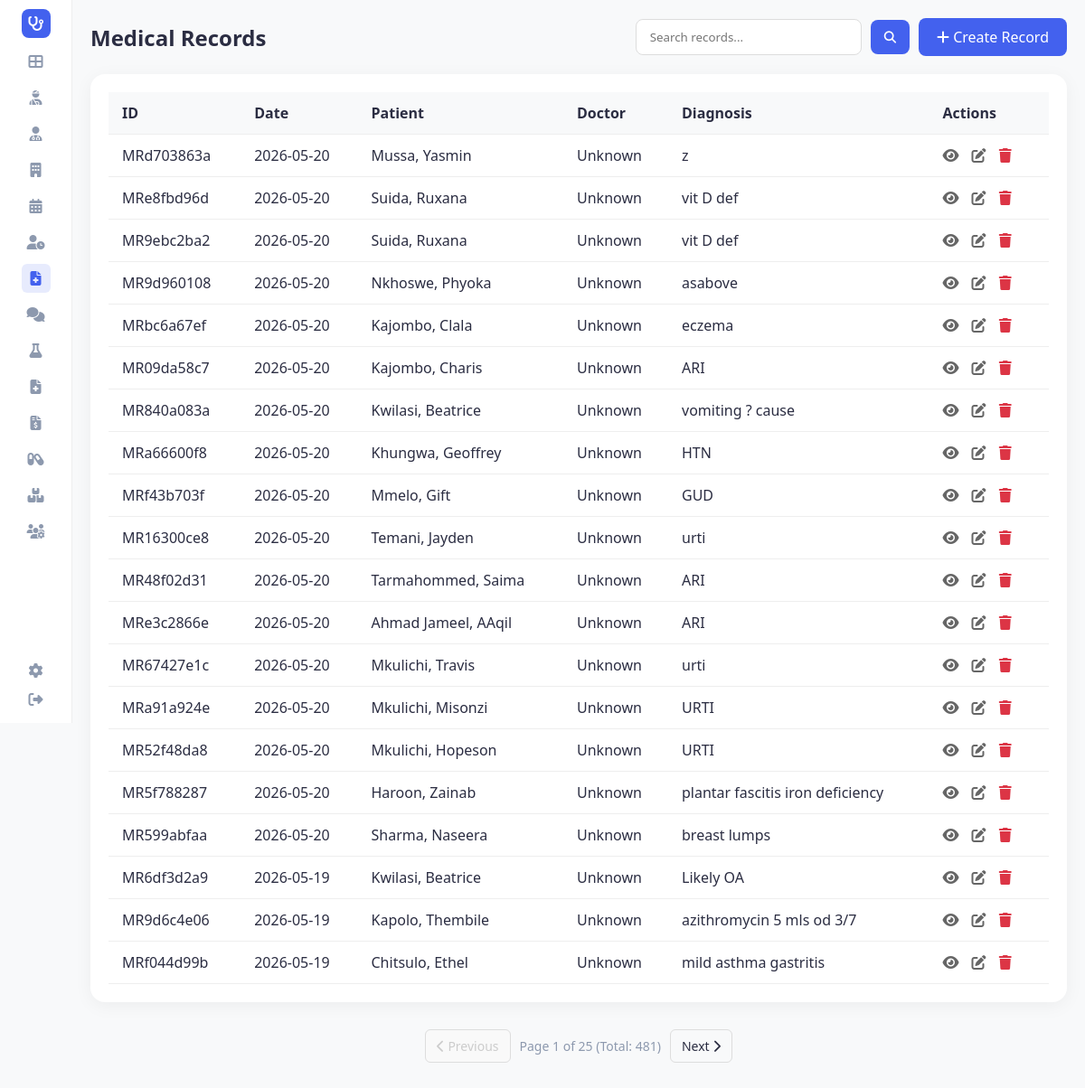
Before: /medical_records (signed in) with the older database file.
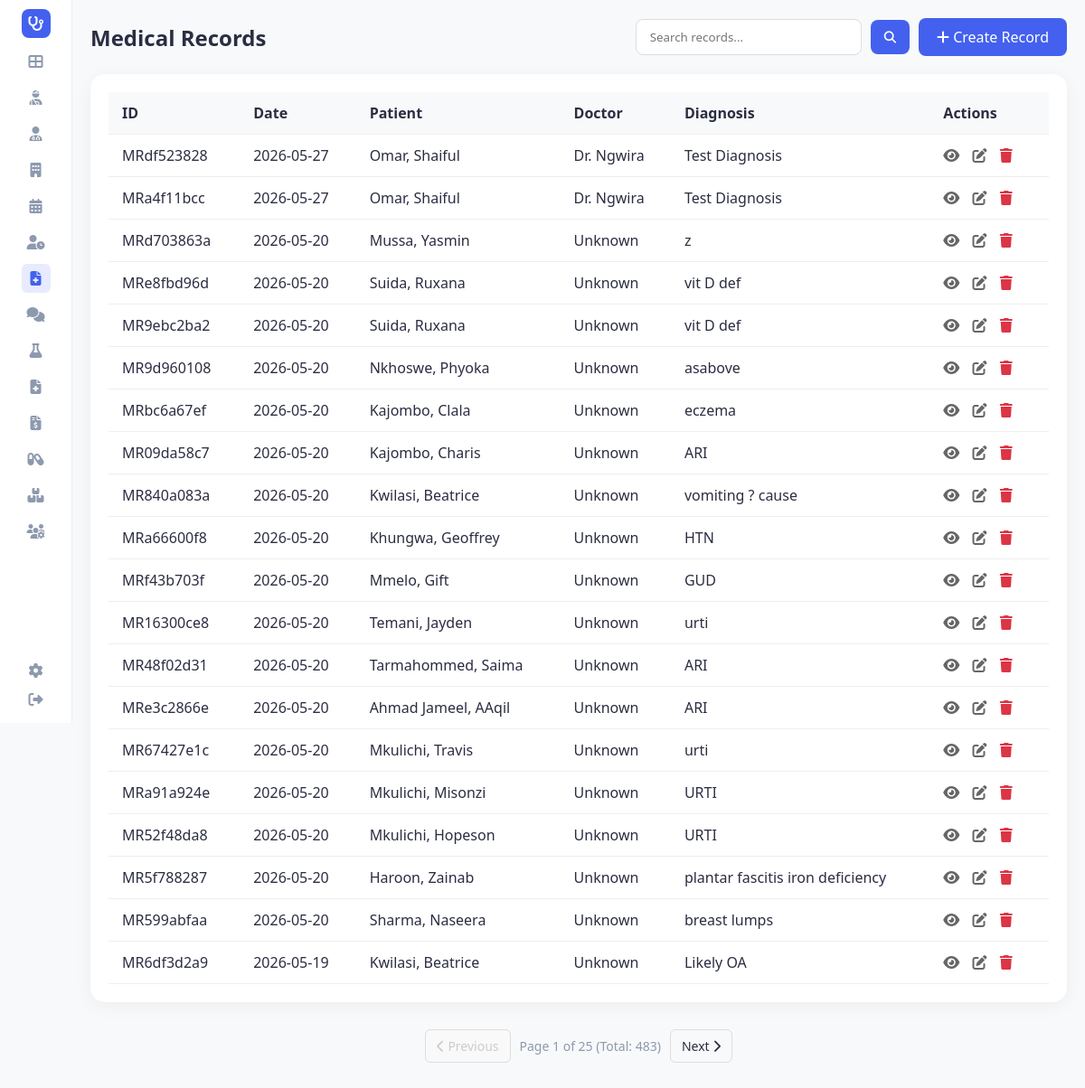
After: the same page with the newer database file.
### tables this page shows
CREATE TABLE medical_records (
                record_id TEXT PRIMARY KEY,
                patient_id TEXT,
                doctor_id TEXT,
                date TEXT,
                consult_reason TEXT,
                diagnosis TEXT,
                treatment TEXT,
                prescriptions TEXT,
                notes TEXT,
                details TEXT, is_deleted INTEGER DEFAULT 0, deleted_at TEXT,
                FOREIGN KEY (patient_id) REFERENCES patients(patient_id),
                FOREIGN KEY (doctor_id) REFERENCES doctors(doctor_id)
            );

### app.py (the view)
@app.route('/medical_records')
def medical_records():
    search_term = request.args.get('search', '').lower().strip()
    page = request.args.get('page', 1, type=int)
    per_page = 20
    conn = hms.db.get_connection()
    cursor = conn.cursor()
    where_clauses = ["1=1"]
    params = []
    if search_term:
        search_parts = search_term.split()
        for part in search_parts:
            where_clauses.append("(mr.record_id LIKE ? OR p.first_name LIKE ? OR p.last_name LIKE ? OR d.last_name LIKE ? OR mr.diagnosis LIKE ?)")
            p_val = f"%{part}%"
            params.extend([p_val, p_val, p_val, p_val, p_val])
    where_sql = " AND ".join(where_clauses)
    count_query = f"""
        SELECT COUNT(*)
        FROM medical_records mr
        LEFT JOIN patients p ON mr.patient_id = p.patient_id
        LEFT JOIN doctors d ON mr.doctor_id = d.doctor_id
        WHERE {where_sql}
    """
    cursor.execute(count_query, params)
    total_count = cursor.fetchone()[0]
    total_pages = (total_count + per_page - 1) // per_page
    query = f"""
        SELECT
            mr.record_id, mr.date, mr.diagnosis, mr.consult_reason,
            p.first_name as p_first, p.last_name as p_last,
            d.last_name as d_last
        FROM medical_records mr
        LEFT JOIN patients p ON mr.patient_id = p.patient_id
        LEFT JOIN doctors d ON mr.doctor_id = d.doctor_id
        WHERE {where_sql}
        ORDER BY mr.date DESC, mr.rowid DESC
        LIMIT ? OFFSET ?
    """
    cursor.execute(query, params + [per_page, (page - 1) * per_page])
    rows = cursor.fetchall()
    conn.close()
    display_list = []
    for row in rows:
        display_list.append({
            'record_id': row['record_id'],
            'date': row['date'],
            'patient_name': f"{row['p_last']}, {row['p_first']}" if row['p_last'] else 'Unknown',
            'doctor_name': f"Dr. {row['d_last']}" if row['d_last'] else 'Unknown',
            'diagnosis': row['diagnosis'],
            'consult_reason': row['consult_reason']
        })
    return render_template('medical_records.html',
                           records=display_list,
                           active_page='medical_records',
                           search_term=search_term,
                           page=page,
                           total_pages=total_pages,
                           total_count=total_count)

### app.py (called while the page is built)
@app.before_request
def require_login():
    allowed_routes = ['login', 'register', 'static']
    if request.endpoint not in allowed_routes and 'user_id' not in session:
        return redirect(url_for('login'))

@app.context_processor
def inject_user():
    username = session.get('username')
    role = session.get('role')
    unread = 0
    if username:
        unread = hms.get_unread_count(username, role)
    return dict(current_user=username, current_role=role, unread_messages_count=unread, hms=hms)

### database/db_manager.py (called while the page is built)
    def get_connection(self):
        conn = sqlite3.connect(self.db_file)
        conn.row_factory = sqlite3.Row
        return conn

### main.py (called while the page is built)
    def get_unread_count(self, user_id: str, role: str) -> int:
        conn = self.db.get_connection()
        cursor = conn.cursor()
        cursor.execute("""
            SELECT COUNT(*) FROM messages
            WHERE is_read = 0 AND (recipient_id = ? OR recipient_id = ? OR recipient_id = 'all')
        """, (user_id, role))
        count = cursor.fetchone()[0]
        conn.close()
        return count

### templates/medical_records.html (shortened to what this page needs)
<!DOCTYPE html>
<html lang="en">
<head>
    <link rel="stylesheet" href="{{ url_for('static', filename='style.css') }}">
    <link rel="stylesheet" href="https://cdnjs.cloudflare.com/ajax/libs/font-awesome/6.4.0/css/all.min.css">
</head>
<body>
    <div class="container">
        {% include 'sidebar.html' %}
        <main class="main-content">
            <div class="header-actions">
                <h2>Medical Records</h2>
                <div style="display: flex; gap: 10px;">
                    <form action="{{ url_for('medical_records') }}" method="get" class="search-form" style="display: flex; align-items: center; gap: 10px;">
                        <input type="text" name="search" placeholder="Search records..." value="{{ search_term if search_term else '' }}" style="padding: 10px 15px; border: 1px solid #ddd; border-radius: 8px; outline: none; width: 250px;">
                        <button type="submit" style="background-color: #4361ee; color: white; border: none; padding: 10px 15px; border-radius: 8px; cursor: pointer;"><i class="fas fa-search"></i></button>
                    </form>
                    <a href="{{ url_for('add_medical_record') }}" class="btn-add"><i class="fas fa-plus"></i> Create Record</a>
                </div>
            </div>
            <div class="table-container">
                <table>
                    <thead>
                        <tr>
                            <th>ID</th>
                            <th>Date</th>
                            <th>Patient</th>
                            <th>Doctor</th>
                            <th>Diagnosis</th>
                            <th>Actions</th>
                        </tr>
                    </thead>
                    <tbody>
                        {% for record in records %}
                        <tr>
                            <td>{{ record.record_id }}</td>
                            <td>{{ record.date }}</td>
                            <td>{{ record.patient_name }}</td>
                            <td>{{ record.doctor_name }}</td>
                            <td>{{ record.diagnosis }}</td>
                            <td class="actions">
                                <a href="{{ url_for('view_medical_record', record_id=record.record_id) }}" title="View"><i class="fas fa-eye"></i></a>
                                <a href="{{ url_for('edit_medical_record', record_id=record.record_id) }}" title="Edit"><i class="fas fa-edit"></i></a>
                                <a href="{{ url_for('delete_medical_record', record_id=record.record_id) }}" class="delete" title="Delete" onclick="return confirm('Are you sure you want to delete this record?')"><i class="fas fa-trash"></i></a>
                            </td>
                        </tr>
                        {% else %}
                        <tr>
                            <td colspan="6" style="text-align: center; padding: 20px; color: #666;">No medical records found.</td>
                        </tr>
                        {% endfor %}
                    </tbody>
                </table>
            </div>
            {% if total_pages > 1 %}
            <div class="pagination">
                <a href="{{ url_for('medical_records', page=page-1, search=search_term) }}" class="pagination-btn {{ 'disabled' if page == 1 else '' }}">
                    <i class="fas fa-chevron-left"></i> Previous
                </a>
                <div class="pagination-info">
                    Page {{ page }} of {{ total_pages }} (Total: {{ total_count }})
                </div>
                <a href="{{ url_for('medical_records', page=page+1, search=search_term) }}" class="pagination-btn {{ 'disabled' if page == total_pages else '' }}">
                    Next <i class="fas fa-chevron-right"></i>
                </a>
            </div>
            {% endif %}
        </main>
    </div>
</body>
</html>

### templates/sidebar.html
<aside class="sidebar">
    <div class="logo">
        <div class="logo-icon">
            <i class="fas fa-stethoscope"></i>
        </div>
    </div>
    <nav class="menu">
        <a href="{{ url_for('dashboard') }}" class="menu-item {% if active_page == 'dashboard' %}active{% endif %}" title="Dashboard"><i class="fas fa-th-large"></i></a>
        {% if current_role in ['admin', 'doctor', 'receptionist', 'nurse'] %}
        <a href="{{ url_for('patients') }}" class="menu-item {% if active_page == 'patients' %}active{% endif %}" title="Patients"><i class="fas fa-user-injured"></i></a>
        {% endif %}
        {% if current_role in ['admin', 'doctor', 'receptionist', 'nurse'] %}
        <a href="{{ url_for('doctors') }}" class="menu-item {% if active_page == 'doctors' %}active{% endif %}" title="Doctors"><i class="fas fa-user-md"></i></a>
        {% endif %}
        {% if current_role in ['admin', 'doctor', 'receptionist'] %}
        <a href="{{ url_for('departments') }}" class="menu-item {% if active_page == 'departments' %}active{% endif %}" title="Departments"><i class="fas fa-building"></i></a>
        {% endif %}
        {% if current_role in ['admin', 'doctor', 'receptionist', 'nurse'] %}
        <a href="{{ url_for('view_schedule') }}" class="menu-item {% if active_page == 'schedule' %}active{% endif %}" title="Schedule"><i class="fas fa-calendar-alt"></i></a>
        {% endif %}
        {% if current_role in ['admin', 'doctor', 'receptionist', 'nurse'] %}
        <a href="{{ url_for('queue_dashboard') }}" class="menu-item {% if active_page == 'queue' %}active{% endif %}" title="Queue Dashboard"><i class="fas fa-user-clock"></i></a>
        {% endif %}
        {% if current_role in ['admin', 'doctor', 'nurse'] %}
        <a href="{{ url_for('medical_records') }}" class="menu-item {% if active_page == 'medical_records' %}active{% endif %}" title="Medical Records"><i class="fas fa-file-medical"></i></a>
        {% endif %}
        <a href="{{ url_for('messages') }}" class="menu-item {% if active_page == 'messages' %}active{% endif %}" title="Messages"><i class="fas fa-comments"></i></a>
        {% if current_role in ['admin', 'doctor', 'lab_assistant', 'nurse'] %}
        <a href="{{ url_for('lab_results') }}" class="menu-item {% if active_page == 'lab_results' %}active{% endif %}" title="Lab Results"><i class="fas fa-flask"></i></a>
        {% endif %}
        {% if current_role in ['admin', 'doctor'] %}
        <a href="{{ url_for('general_reports') }}" class="menu-item {% if active_page == 'reports' %}active{% endif %}" title="Reports"><i class="fas fa-file-medical"></i></a>
        {% endif %}
        {% if current_role in ['admin', 'cashier'] %}
        <a href="{{ url_for('billing_dashboard') }}" class="menu-item {% if active_page == 'billing' %}active{% endif %}" title="Billing"><i class="fas fa-file-invoice-dollar"></i></a>
        {% endif %}
        {% if current_role in ['admin', 'doctor', 'receptionist', 'nurse'] %}
        <a href="{{ url_for('prescriptions') }}" class="menu-item {% if active_page == 'prescriptions' %}active{% endif %}" title="Prescriptions"><i class="fas fa-capsules"></i></a>
        {% endif %}
        {% if current_role in ['admin', 'cashier', 'nurse'] %}
        <a href="{{ url_for('inventory') }}" class="menu-item {% if active_page == 'inventory' %}active{% endif %}" title="Inventory"><i class="fas fa-boxes"></i></a>
        {% endif %}
        {% if current_role in ['admin', 'admin doctor', 'admin_doctor'] %}
        <a href="{{ url_for('admin_users') }}" class="menu-item {% if active_page == 'admin_users' %}active{% endif %}" title="User Management"><i class="fas fa-users-cog"></i></a>
        {% endif %}
    </nav>
    <div class="settings">
        <a href="{{ url_for('settings') }}" class="menu-item {% if active_page == 'settings' %}active{% endif %}" title="Settings"><i class="fas fa-cog"></i></a>
        <a href="{{ url_for('logout') }}" class="menu-item" title="Logout"><i class="fas fa-sign-out-alt"></i></a>
    </div>
</aside>

### static/style.css (style rules this page uses)
:root { --primary-color: #4361ee; --secondary-color: #3f37c9; --success-color: #4cc9f0; --warning-color: #f72585; --text-dark: #2b2d42; --text-light: #8d99ae; --bg-light: #f8f9fa; --white: #ffffff; --sidebar-width: 80px; --border-radius: 16px; --shadow: 0 4px 20px rgba(0, 0, 0, 0.05); }
* { margin: 0; padding: 0; box-sizing: border-box; font-family: 'Segoe UI', Tahoma, Geneva, Verdana, sans-serif; }
body { background-color: var(--bg-light); color: var(--text-dark); min-height: 100vh; margin: 0; }
.container { display: flex !important; min-height: 100vh !important; height: auto !important; overflow: visible !important; }
.main-content { flex: 1 !important; padding: 20px !important; display: flex; flex-direction: column; min-width: 0; }
.sidebar { width: var(--sidebar-width); background-color: var(--white); display: flex; flex-direction: column; align-items: center; padding: 10px 0; border-right: 1px solid #eee; position: sticky; top: 0; height: 100vh; z-index: 100; }
.logo-icon { width: 32px; height: 32px; background-color: var(--primary-color); color: white; border-radius: 8px; display: flex; justify-content: center; align-items: center; font-size: 16px; margin-bottom: 10px; }
.menu { display: flex; flex-direction: column; gap: 8px; flex: 1; overflow-y: auto; width: 100%; align-items: center; }
.menu-item { color: var(--text-light); font-size: 16px; width: 32px; height: 32px; display: flex; justify-content: center; align-items: center; border-radius: 6px; text-decoration: none; transition: all 0.3s ease; }
.menu-item:hover, .menu-item.active { background-color: #4361ee20; color: var(--primary-color); }
.pagination { display: flex; justify-content: center; align-items: center; gap: 10px; margin-top: 20px; padding: 10px; }
.pagination-btn { padding: 8px 12px; border: 1px solid #ddd; border-radius: 6px; text-decoration: none; color: var(--text-dark); transition: all 0.2s; font-size: 14px; }
.pagination-btn.disabled { color: #ccc; pointer-events: none; background-color: #f9f9f9; }
.pagination-info { font-size: 14px; color: var(--text-light); }

### templates/medical_records.html (style rules this page uses)
.table-container { background-color: white; padding: 20px; border-radius: 16px; box-shadow: 0 4px 20px rgba(0, 0, 0, 0.05); }
.header-actions { display: flex; justify-content: space-between; align-items: center; margin-bottom: 20px; }
.btn-add { background-color: #4361ee; color: white; padding: 10px 20px; text-decoration: none; border-radius: 8px; font-weight: 500; }
table { width: 100%; border-collapse: collapse; }
th, td { padding: 12px 15px; text-align: left; border-bottom: 1px solid #eee; }
th { background-color: #f8f9fa; font-weight: 600; }
.actions a { margin-right: 10px; color: #666; text-decoration: none; }
.actions a.delete { color: #dc3545; }

Changed rows visible on the page:
no longer on this page (row unchanged): medical_records: record_id "MR9d6c4e06", date "2026-05-19", patient_name "Kapolo, Thembile", doctor_name "Unknown", diagnosis "azithromycin 5 mls od 3/7"
no longer on this page (row unchanged): medical_records: record_id "MRf044d99b", date "2026-05-19", patient_name "Chitsulo, Ethel", doctor_name "Unknown", diagnosis "mild asthma gastritis"
added medical_records: record_id "MRdf523828", date "2026-05-27", patient_name "Omar, Shaiful", doctor_name "Dr. Ngwira", diagnosis "Test Diagnosis"
added medical_records: record_id "MRa4f11bcc", date "2026-05-27", patient_name "Omar, Shaiful", doctor_name "Dr. Ngwira", diagnosis "Test Diagnosis"
Other visible differences:
{{ total_count }}: "481" → "483"
